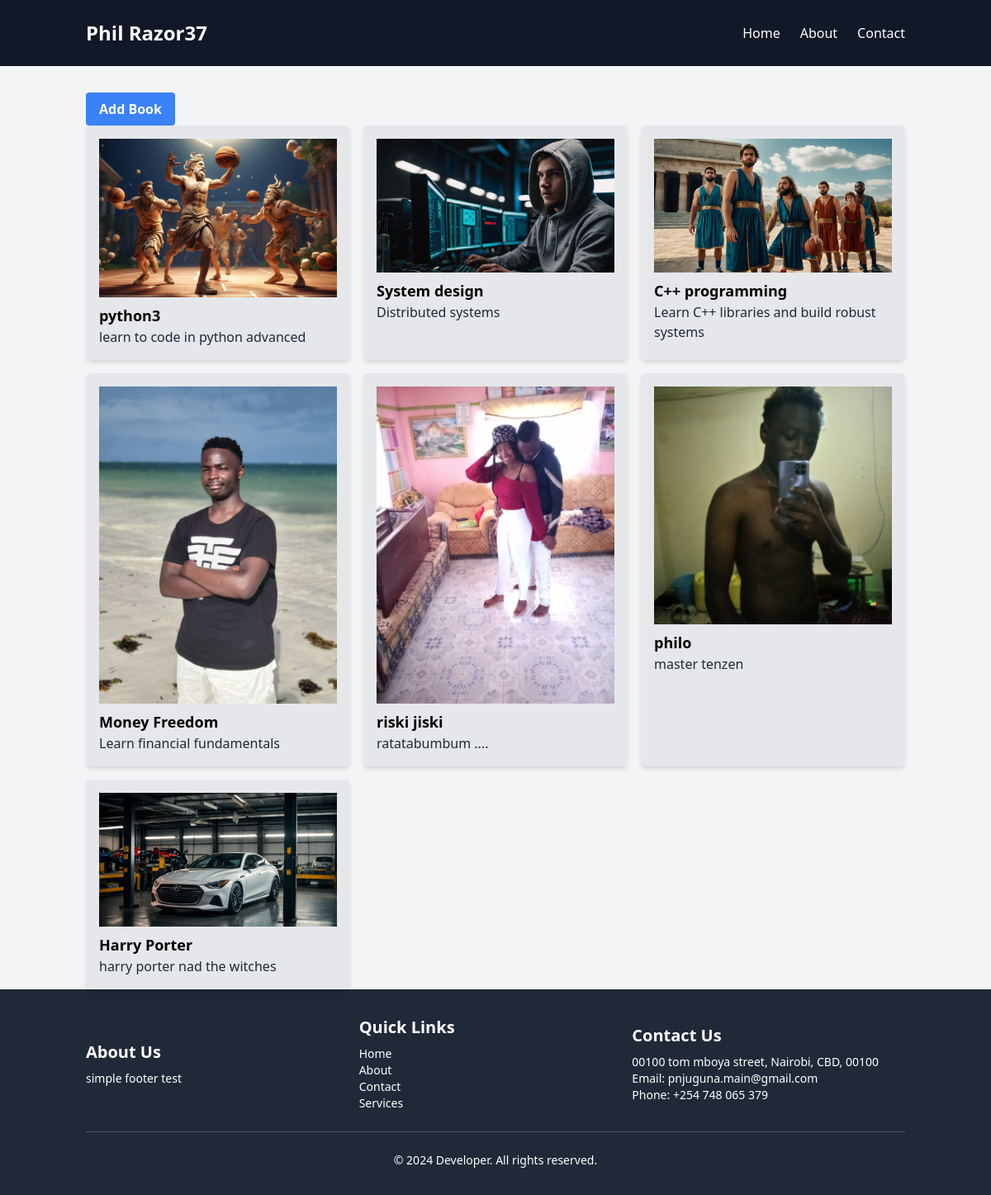
/book/, run on the app's committed database.
### core/models.py (models this page shows, shortened)
class Book(models.Model):
    book_id  = models.AutoField(primary_key=True)
    title = models.CharField(max_length=255)
    description = models.TextField(blank=True , null=True)
    image = models.ImageField(upload_to='book_images')

### core/views.py (the view)
# urls.py: path('book/' , book , name='book') ,
def book(request):
    book_items = Book.objects.all()
    return render(request , 'core/book.html' , {
        'books_items' : book_items
    } )

### core/templates/core/book.html (shortened to what this page needs)
{% extends 'core/base.html' %}
{% block content %}
<a href="{% url 'add_book' %}">
    <button class="bg-blue-500 hover:bg-blue-700 text-white font-bold py-2 px-4 rounded">
      Add Book
    </button>
  </a>
<div class="grid grid-cols-1 md:grid-cols-2 lg:grid-cols-3 gap-4">
    {% for book_item in books_items %}
    <div class="bg-gray-200 p-4 shadow-md rounded-md">
        <a href="{% url 'book_detail' pk=book_item.pk %}">
            <img src="{{ book_item.image.url }}" alt="{{ book_item.name }}" class="w-full h-auto mb-2">
            <h2 class="text-lg font-semibold">{{ book_item.title }}</h2>
        </a>
        <p class="text-gray-800">{{ book_item.description }}</p>
    </div>
{% endfor %}
</div>
{% endblock %}

### core/templates/core/base.html (shortened to what this page needs)
<!DOCTYPE html>
<html lang="en">
<head>
    <link href="https://cdn.jsdelivr.net/npm/tailwindcss@2.2.19/dist/tailwind.min.css" rel="stylesheet">
</head>
<body class="bg-gray-100">
    <nav class="bg-gray-900 text-white py-6">
        <div class="container mx-auto px-4">
            <div class="flex justify-between items-center">
                <div class="text-2xl font-bold">Phil Razor37</div>
                <ul class="flex space-x-6">
                    <li><a href="{% url 'book' %}" class="hover:text-gray-300">Home</a></li>
                    <li><a href="#" class="hover:text-gray-300">About</a></li>
                    <li><a href="#" class="hover:text-gray-300">Contact</a></li>
                </ul>
            </div>
        </div>
    </nav>
    <div class="container mx-auto mt-8 px-4">
        {% block content %}{% endblock %}
    </div>
    <footer class="bg-gray-800 text-white py-8">
        <div class="container mx-auto px-4">
            <div class="md:flex md:justify-between md:items-center">
                <div class="md:w-1/3">
                    <h3 class="text-xl font-bold mb-2">About Us</h3>
                    <p class="text-sm">simple footer test</p>
                </div>
                <div class="md:w-1/3 mt-4 md:mt-0">
                    <h3 class="text-xl font-bold mb-2">Quick Links</h3>
                    <ul class="text-sm">
                        <li><a href="{% url 'book' %}" class="hover:text-gray-300">Home</a></li>
                        <li><a href="#" class="hover:text-gray-300">About</a></li>
                        <li><a href="#" class="hover:text-gray-300">Contact</a></li>
                        <li><a href="#" class="hover:text-gray-300">Services</a></li>
                    </ul>
                </div>
                <div class="md:w-1/3 mt-4 md:mt-0">
                    <h3 class="text-xl font-bold mb-2">Contact Us</h3>
                    <p class="text-sm">00100 tom mboya street, Nairobi, CBD, 00100</p>
                    <p class="text-sm">Email: pnjuguna.main@gmail.com</p>
                    <p class="text-sm">Phone: +254 748 065 379</p>
                </div>
            </div>
            <hr class="border-gray-600 my-6">
            <p class="text-center text-sm">© 2024 Developer. All rights reserved.</p>
        </div>
    </footer>
</body>
</html>

### data on the page
Book: image (placeholder picture), title "python3", description "learn to code in python advanced"
Book: image (placeholder picture), title "System design", description "Distributed systems"
Book: image (placeholder picture), title "C++ programming", description "Learn C++ libraries and build robust systems"
Book: image (picture), title "Money Freedom", description "Learn financial fundamentals"
Book: image (picture), title "riski jiski", description "ratatabumbum ...."
Book: image (picture), title "philo", description "master tenzen"
Book: image (placeholder picture), title "Harry Porter", description "harry porter nad the witches"
